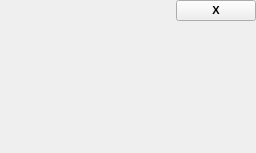
<?xml version="1.0" encoding="UTF-8"?>
<ui version="4.0">
 <class>SecondaryWindow</class>
 <widget class="QDialog" name="SecondaryWindow">
  <property name="geometry">
   <rect>
    <x>0</x>
    <y>0</y>
    <width>256</width>
    <height>153</height>
   </rect>
  </property>
  <property name="sizePolicy">
   <sizepolicy hsizetype="Minimum" vsizetype="Minimum">
    <horstretch>0</horstretch>
    <verstretch>0</verstretch>
   </sizepolicy>
  </property>
  <property name="minimumSize">
   <size>
    <width>100</width>
    <height>100</height>
   </size>
  </property>
  <property name="windowTitle">
   <string>Dialog</string>
  </property>
  <layout class="QGridLayout" name="secondaryWindowMainLayout">
   <property name="leftMargin">
    <number>0</number>
   </property>
   <property name="topMargin">
    <number>0</number>
   </property>
   <property name="rightMargin">
    <number>0</number>
   </property>
   <property name="bottomMargin">
    <number>0</number>
   </property>
   <property name="spacing">
    <number>0</number>
   </property>
   <item row="1" column="1">
    <layout class="QGridLayout" name="secondaryWindowLayout">
     <property name="spacing">
      <number>0</number>
     </property>
     <item row="1" column="1">
      <spacer name="vs1">
       <property name="orientation">
        <enum>Qt::Vertical</enum>
       </property>
       <property name="sizeHint" stdset="0">
        <size>
         <width>10</width>
         <height>10</height>
        </size>
       </property>
      </spacer>
     </item>
     <item row="3" column="1">
      <spacer name="vs2">
       <property name="orientation">
        <enum>Qt::Vertical</enum>
       </property>
       <property name="sizeHint" stdset="0">
        <size>
         <width>10</width>
         <height>10</height>
        </size>
       </property>
      </spacer>
     </item>
     <item row="2" column="0">
      <spacer name="hs1">
       <property name="orientation">
        <enum>Qt::Horizontal</enum>
       </property>
       <property name="sizeHint" stdset="0">
        <size>
         <width>10</width>
         <height>10</height>
        </size>
       </property>
      </spacer>
     </item>
     <item row="2" column="2">
      <spacer name="hs2">
       <property name="orientation">
        <enum>Qt::Horizontal</enum>
       </property>
       <property name="sizeHint" stdset="0">
        <size>
         <width>10</width>
         <height>10</height>
        </size>
       </property>
      </spacer>
     </item>
     <item row="2" column="1">
      <layout class="QGridLayout" name="widgetsLayout">
       <property name="spacing">
        <number>0</number>
       </property>
      </layout>
     </item>
     <item row="0" column="0" colspan="3">
      <widget class="QWidget" name="topBar" native="true">
       <property name="sizePolicy">
        <sizepolicy hsizetype="Expanding" vsizetype="Minimum">
         <horstretch>0</horstretch>
         <verstretch>0</verstretch>
        </sizepolicy>
       </property>
       <property name="minimumSize">
        <size>
         <width>0</width>
         <height>10</height>
        </size>
       </property>
       <layout class="QHBoxLayout" name="topBarL">
        <property name="spacing">
         <number>0</number>
        </property>
        <property name="leftMargin">
         <number>0</number>
        </property>
        <property name="topMargin">
         <number>0</number>
        </property>
        <property name="rightMargin">
         <number>0</number>
        </property>
        <property name="bottomMargin">
         <number>0</number>
        </property>
        <item alignment="Qt::AlignRight|Qt::AlignTop">
         <widget class="QPushButton" name="topBarCloseButton">
          <property name="sizePolicy">
           <sizepolicy hsizetype="Minimum" vsizetype="Minimum">
            <horstretch>0</horstretch>
            <verstretch>0</verstretch>
           </sizepolicy>
          </property>
          <property name="minimumSize">
           <size>
            <width>10</width>
            <height>10</height>
           </size>
          </property>
          <property name="font">
           <font>
            <pointsize>8</pointsize>
            <weight>75</weight>
            <bold>true</bold>
            <kerning>false</kerning>
           </font>
          </property>
          <property name="focusPolicy">
           <enum>Qt::NoFocus</enum>
          </property>
          <property name="text">
           <string>X</string>
          </property>
         </widget>
        </item>
       </layout>
      </widget>
     </item>
    </layout>
   </item>
  </layout>
 </widget>
 <resources/>
 <connections/>
</ui>
